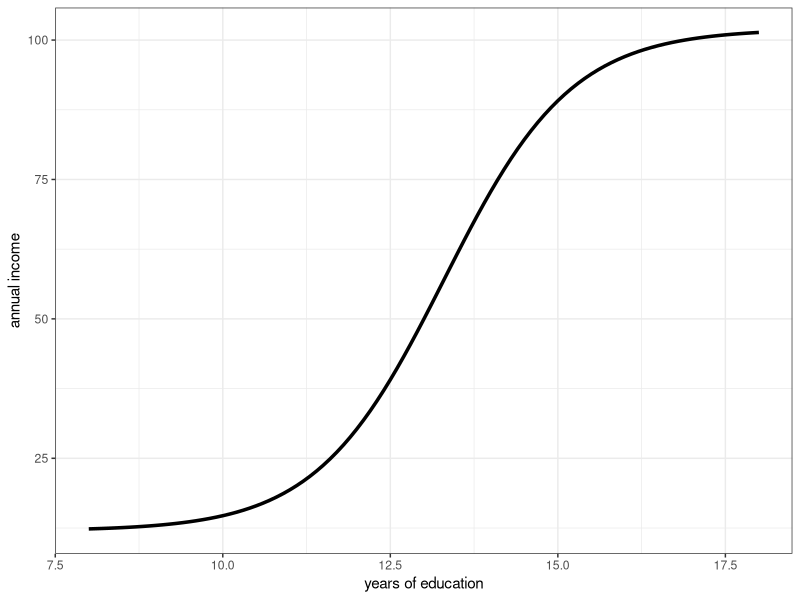
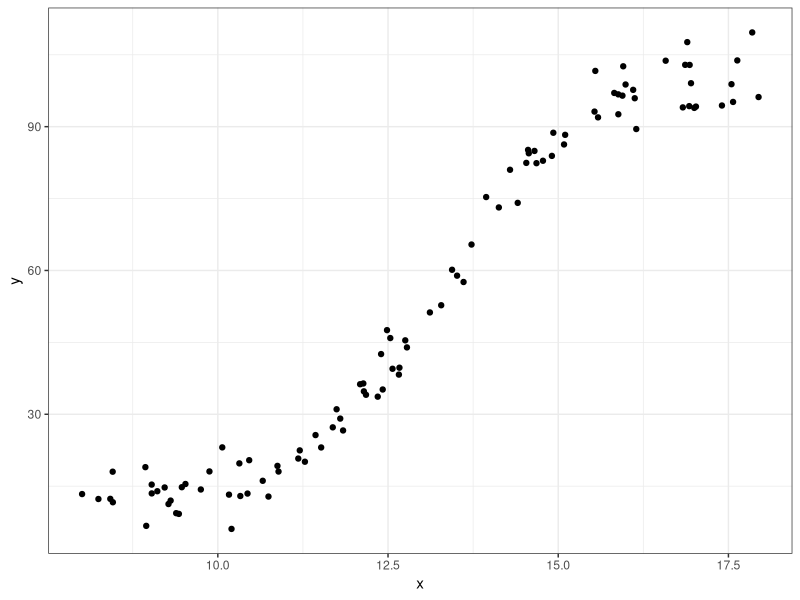
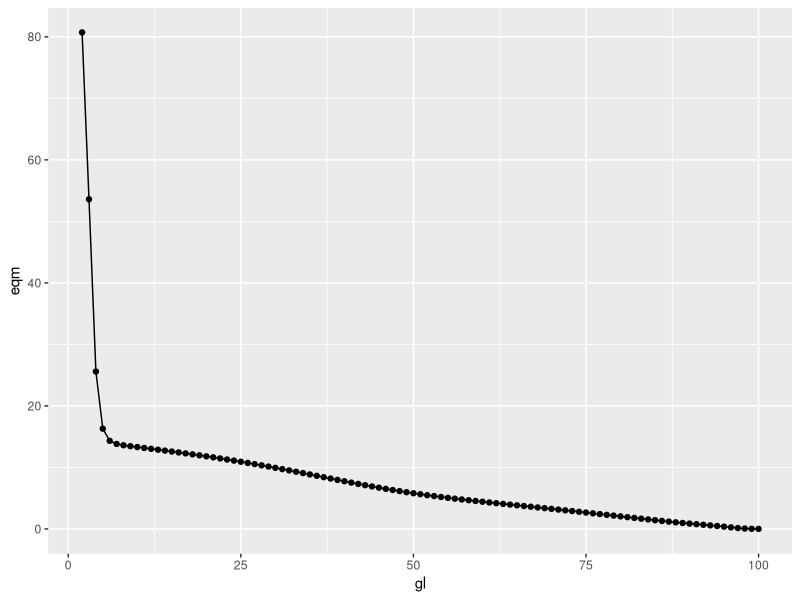
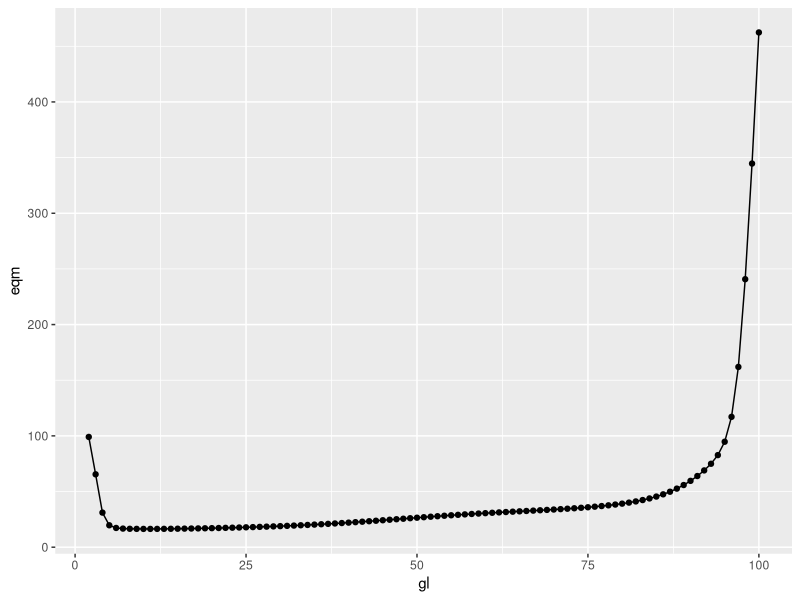
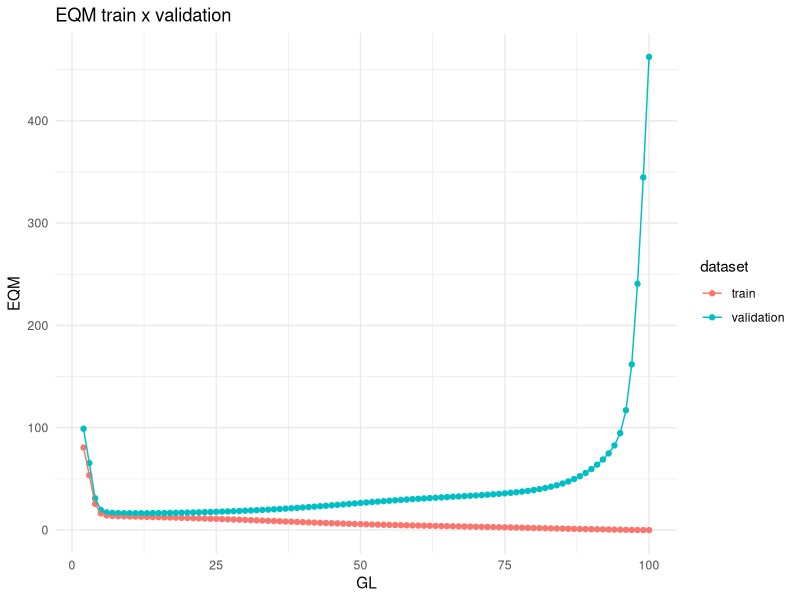

Write R code to recreate these figures, in order.
library(tidyverse)

# psi(x) - model base -------------------------------------------------

ggplot(data = data.frame(x = 0), mapping = aes(x = x)) + 
  stat_function(fun = function(x) 45*tanh(x/1.9 - 7) + 57, linewidth = 1.2) +
  labs(x = "years of education", y = "annual income") + 
  xlim(8, 18) + 
  theme_bw()


# generated sample ----------------------------------------------------------
runif(5, 8, 18)

n_obs <- 100

set.seed(123)

data <- tibble(x = sort(runif(n = n_obs, min = 8, max = 18)), 
                y = 45*tanh(x/1.9 - 7) + 57 + rnorm(n = n_obs, mean = 0, sd = 4))

data %>% 
  ggplot(aes(x, y)) + 
  geom_point() + 
  theme_bw()

# spline - training ------------------------------------------------------------------

results <- tibble(gl = 2:100, eqm = NA_real_)

for (i in 1:nrow(results)) {
  #ajust spline with i degrees of freedom
  fit <- smooth.spline(data$x, data$y, df = results$gl[i], all.knots = TRUE)
  
  #calculates the EQM and hold it at results$eqm[i]
  results$eqm[i] <- mean((data$y - predict(fit, data$x)$y)^2)
}

results %>%
  ggplot(aes(x = gl, y = eqm)) +
  geom_point() +
  geom_line()

# validation -------------------------------------------------

n_obs <- 100

set.seed(123)

data <- tibble(x = sort(runif(n = n_obs, min = 8, max = 18)), 
                y = 45*tanh(x/1.9 - 7) + 57 + rnorm(n = n_obs, mean = 0, sd = 4))

validation <- tibble(x = sort(runif(n = n_obs, min = 8, max = 18)),
                    y = 45*tanh(x/1.9 - 7) + 57 + rnorm(n = n_obs, mean = 0, sd = 4))

results2 <- tibble(gl = 2:100, eqm = NA_real_)

for (i in 1:nrow(results)) {
  #ajust spline with i degrees of freedom
  fit <- smooth.spline(data$x, data$y, df = results2$gl[i], all.knots = TRUE)
  
  #calculates the EQM and hold it at results$eqm[i]
  results2$eqm[i] <- mean((validation$y - predict(fit, validation$x)$y)^2)
}

results2 %>%
  ggplot(aes(x = gl, y = eqm)) +
  geom_point() +
  geom_line()


# combine results
results_combine <- bind_rows(
  mutate(results, dataset = "train"),
  mutate(results2, dataset = "validation")
)

ggplot(results_combine, aes(x = gl, y = eqm, color = dataset)) +
  geom_point() +
  geom_line() +
  labs(title = "EQM train x validation", x = "GL", y = "EQM") +
  theme_minimal()
